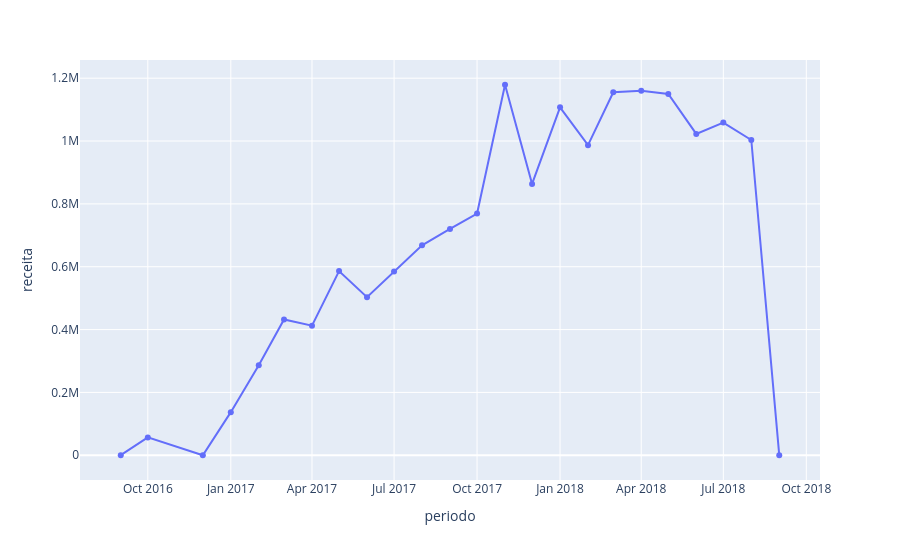

Notebook code cell kept with this figure:
### Markdown cell above
## Receita mensal

### Code cell
import plotly.express as px
from src.etl.db import get_engine

engine = get_engine()
df = pd.read_sql(
    """
    SELECT d.year, d.month, SUM(f.price + f.freight_value) AS receita
    FROM dw.fact_order_items f
    JOIN dw.dim_date d ON f.order_purchase_date_key = d.date_key
    GROUP BY d.year, d.month ORDER BY d.year, d.month
    """,
    engine,
)
df["periodo"] = pd.to_datetime(dict(year=df["year"], month=df["month"], day=1))
px.line(df, x="periodo", y="receita", markers=True)

### Figure 1 — Plotly figure (JSON) as saved in the notebook; plotly's stock layout.template omitted (floating-point values rounded to 4 significant figures)
{"data": [{"hovertemplate": "periodo=%{x}<br>receita=%{y}<extra></extra>", "legendgroup": "", "line": {"color": "#636efa", "dash": "solid"}, "marker": {"symbol": "circle"}, "mode": "lines+markers", "name": "", "orientation": "v", "showlegend": false, "type": "scatter", "x": ["2016-09-01T00:00:00.000000000", "2016-10-01T00:00:00.000000000", "2016-12-01T00:00:00.000000000", "2017-01-01T00:00:00.000000000", "2017-02-01T00:00:00.000000000", "2017-03-01T00:00:00.000000000", "2017-04-01T00:00:00.000000000", "2017-05-01T00:00:00.000000000", "2017-06-01T00:00:00.000000000", "2017-07-01T00:00:00.000000000", "2017-08-01T00:00:00.000000000", "2017-09-01T00:00:00.000000000", "2017-10-01T00:00:00.000000000", "2017-11-01T00:00:00.000000000", "2017-12-01T00:00:00.000000000", "2018-01-01T00:00:00.000000000", "2018-02-01T00:00:00.000000000", "2018-03-01T00:00:00.000000000", "2018-04-01T00:00:00.000000000", "2018-05-01T00:00:00.000000000", "2018-06-01T00:00:00.000000000", "2018-07-01T00:00:00.000000000", "2018-08-01T00:00:00.000000000", "2018-09-01T00:00:00.000000000"], "xaxis": "x", "y": [354.8, 56810.0, 19.62, 137200.0, 286300.0, 432000.0, 412400.0, 586200.0, 503000.0, 585000.0, 668200.0, 720400.0, 769300.0, 1179000.0, 863500.0, 1107000.0, 986900.0, 1155000.0, 1160000.0, 1150000.0, 1023000.0, 1059000.0, 1003000.0, 166.5], "yaxis": "y"}], "layout": {"legend": {"tracegroupgap": 0}, "margin": {"t": 60}, "xaxis": {"anchor": "y", "domain": [0, 1], "title": {"text": "periodo"}}, "yaxis": {"anchor": "x", "domain": [0, 1], "title": {"text": "receita"}}}}
